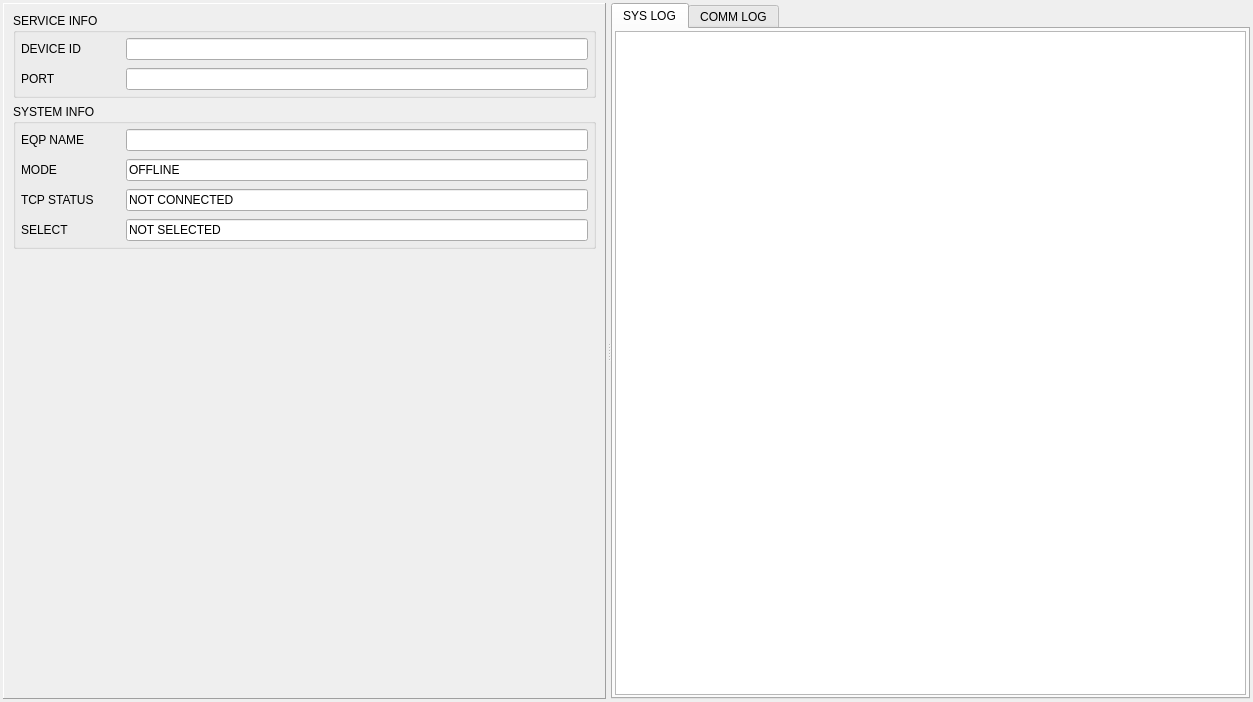
<?xml version="1.0" encoding="UTF-8"?>
<ui version="4.0">
 <class>CTmsUi</class>
 <widget class="QWidget" name="CTmsUi">
  <property name="geometry">
   <rect>
    <x>0</x>
    <y>0</y>
    <width>1253</width>
    <height>702</height>
   </rect>
  </property>
  <property name="windowTitle">
   <string>Form</string>
  </property>
  <layout class="QVBoxLayout" name="verticalLayout_3">
   <property name="spacing">
    <number>3</number>
   </property>
   <property name="leftMargin">
    <number>3</number>
   </property>
   <property name="topMargin">
    <number>3</number>
   </property>
   <property name="rightMargin">
    <number>3</number>
   </property>
   <property name="bottomMargin">
    <number>3</number>
   </property>
   <item>
    <widget class="QSplitter" name="splitterTmsUi">
     <property name="frameShape">
      <enum>QFrame::NoFrame</enum>
     </property>
     <property name="lineWidth">
      <number>1</number>
     </property>
     <property name="orientation">
      <enum>Qt::Horizontal</enum>
     </property>
     <property name="handleWidth">
      <number>5</number>
     </property>
     <widget class="QFrame" name="frameLeft">
      <property name="sizePolicy">
       <sizepolicy hsizetype="Preferred" vsizetype="Preferred">
        <horstretch>0</horstretch>
        <verstretch>0</verstretch>
       </sizepolicy>
      </property>
      <property name="frameShape">
       <enum>QFrame::Panel</enum>
      </property>
      <property name="frameShadow">
       <enum>QFrame::Raised</enum>
      </property>
      <layout class="QVBoxLayout" name="verticalLayout_4">
       <item>
        <widget class="QGroupBox" name="groupBox">
         <property name="title">
          <string>SERVICE INFO</string>
         </property>
         <layout class="QFormLayout" name="formLayout">
          <property name="horizontalSpacing">
           <number>5</number>
          </property>
          <property name="verticalSpacing">
           <number>8</number>
          </property>
          <property name="leftMargin">
           <number>5</number>
          </property>
          <property name="topMargin">
           <number>5</number>
          </property>
          <property name="rightMargin">
           <number>5</number>
          </property>
          <property name="bottomMargin">
           <number>5</number>
          </property>
          <item row="0" column="0">
           <widget class="QLabel" name="lbDeviceId">
            <property name="minimumSize">
             <size>
              <width>100</width>
              <height>0</height>
             </size>
            </property>
            <property name="text">
             <string>DEVICE ID</string>
            </property>
           </widget>
          </item>
          <item row="0" column="1">
           <widget class="QLineEdit" name="leDeviceId">
            <property name="readOnly">
             <bool>true</bool>
            </property>
           </widget>
          </item>
          <item row="1" column="0">
           <widget class="QLabel" name="lbTcpPort">
            <property name="minimumSize">
             <size>
              <width>100</width>
              <height>0</height>
             </size>
            </property>
            <property name="text">
             <string>PORT</string>
            </property>
           </widget>
          </item>
          <item row="1" column="1">
           <widget class="QLineEdit" name="leTcpPort">
            <property name="readOnly">
             <bool>true</bool>
            </property>
           </widget>
          </item>
         </layout>
        </widget>
       </item>
       <item>
        <widget class="QGroupBox" name="groupBox_2">
         <property name="title">
          <string>SYSTEM INFO</string>
         </property>
         <layout class="QFormLayout" name="formLayout_2">
          <property name="horizontalSpacing">
           <number>5</number>
          </property>
          <property name="verticalSpacing">
           <number>8</number>
          </property>
          <property name="leftMargin">
           <number>5</number>
          </property>
          <property name="topMargin">
           <number>5</number>
          </property>
          <property name="rightMargin">
           <number>5</number>
          </property>
          <property name="bottomMargin">
           <number>5</number>
          </property>
          <item row="0" column="0">
           <widget class="QLabel" name="lbEqpId">
            <property name="minimumSize">
             <size>
              <width>100</width>
              <height>0</height>
             </size>
            </property>
            <property name="text">
             <string>EQP NAME</string>
            </property>
           </widget>
          </item>
          <item row="0" column="1">
           <widget class="QLineEdit" name="leEqpId">
            <property name="text">
             <string/>
            </property>
            <property name="readOnly">
             <bool>true</bool>
            </property>
           </widget>
          </item>
          <item row="1" column="0">
           <widget class="QLabel" name="lbEqpMode">
            <property name="minimumSize">
             <size>
              <width>100</width>
              <height>0</height>
             </size>
            </property>
            <property name="text">
             <string>MODE</string>
            </property>
           </widget>
          </item>
          <item row="1" column="1">
           <widget class="QLineEdit" name="leEqpMode">
            <property name="text">
             <string>OFFLINE</string>
            </property>
            <property name="readOnly">
             <bool>true</bool>
            </property>
           </widget>
          </item>
          <item row="3" column="0">
           <widget class="QLabel" name="lbSelect">
            <property name="minimumSize">
             <size>
              <width>100</width>
              <height>0</height>
             </size>
            </property>
            <property name="text">
             <string>SELECT</string>
            </property>
           </widget>
          </item>
          <item row="3" column="1">
           <widget class="QLineEdit" name="leEqpSelect">
            <property name="text">
             <string>NOT SELECTED</string>
            </property>
            <property name="readOnly">
             <bool>true</bool>
            </property>
           </widget>
          </item>
          <item row="2" column="0">
           <widget class="QLabel" name="lbTcpStat">
            <property name="minimumSize">
             <size>
              <width>100</width>
              <height>0</height>
             </size>
            </property>
            <property name="text">
             <string>TCP STATUS</string>
            </property>
           </widget>
          </item>
          <item row="2" column="1">
           <widget class="QLineEdit" name="leTcpStatus">
            <property name="text">
             <string>NOT CONNECTED</string>
            </property>
            <property name="readOnly">
             <bool>true</bool>
            </property>
           </widget>
          </item>
         </layout>
        </widget>
       </item>
       <item>
        <spacer name="verticalSpacer">
         <property name="orientation">
          <enum>Qt::Vertical</enum>
         </property>
         <property name="sizeHint" stdset="0">
          <size>
           <width>20</width>
           <height>417</height>
          </size>
         </property>
        </spacer>
       </item>
      </layout>
     </widget>
     <widget class="QTabWidget" name="tabLog">
      <property name="currentIndex">
       <number>0</number>
      </property>
      <property name="iconSize">
       <size>
        <width>22</width>
        <height>22</height>
       </size>
      </property>
      <widget class="QWidget" name="tabTestLog">
       <attribute name="icon">
        <iconset resource="../../ABLEE_EAPSimm/eapsimm.qrc">
         <normaloff>:/icon/icon/testlog.ico</normaloff>:/icon/icon/testlog.ico</iconset>
       </attribute>
       <attribute name="title">
        <string>SYS LOG</string>
       </attribute>
       <layout class="QVBoxLayout" name="verticalLayout_2">
        <property name="spacing">
         <number>2</number>
        </property>
        <property name="leftMargin">
         <number>2</number>
        </property>
        <property name="topMargin">
         <number>2</number>
        </property>
        <property name="rightMargin">
         <number>2</number>
        </property>
        <property name="bottomMargin">
         <number>2</number>
        </property>
        <item>
         <widget class="QPlainTextEdit" name="teSysLog">
          <property name="font">
           <font>
            <family>DejaVu Sans Mono</family>
           </font>
          </property>
          <property name="readOnly">
           <bool>true</bool>
          </property>
         </widget>
        </item>
       </layout>
      </widget>
      <widget class="QWidget" name="tabSecsII">
       <attribute name="icon">
        <iconset resource="../../ABLEE_EAPSimm/eapsimm.qrc">
         <normaloff>:/icon/icon/secslog.ico</normaloff>:/icon/icon/secslog.ico</iconset>
       </attribute>
       <attribute name="title">
        <string>COMM LOG</string>
       </attribute>
       <layout class="QVBoxLayout" name="verticalLayout">
        <property name="spacing">
         <number>2</number>
        </property>
        <property name="leftMargin">
         <number>2</number>
        </property>
        <property name="topMargin">
         <number>2</number>
        </property>
        <property name="rightMargin">
         <number>2</number>
        </property>
        <property name="bottomMargin">
         <number>2</number>
        </property>
        <item>
         <widget class="QPlainTextEdit" name="teCommLog">
          <property name="font">
           <font>
            <family>DejaVu Sans Mono</family>
           </font>
          </property>
          <property name="readOnly">
           <bool>true</bool>
          </property>
         </widget>
        </item>
       </layout>
      </widget>
     </widget>
    </widget>
   </item>
  </layout>
 </widget>
 <resources>
  <include location="../../ABLEE_EAPSimm/eapsimm.qrc"/>
 </resources>
 <connections/>
</ui>
